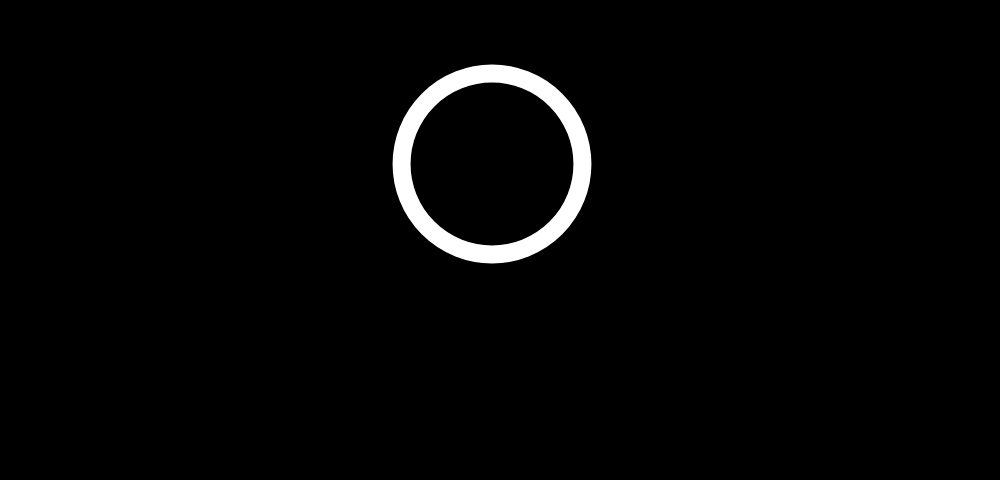
#> input picture imagens/circulo.jpg, 1000 x 480 px; its folder holds only this picture in this run
$ python main.py
#> lines starting #> are read from the running program, lines starting #| are printed output that depends on the picture
### box.py
import matplotlib.pyplot as plt
from PIL import Image

# Converte a imagem PIL para matriz de escala de cinza
def pil_to_grayscale_matrix(img):
    img = img.convert("L")
    width, height = img.size
    pixels = list(img.getdata())
    grayscale = [pixels[i * width:(i + 1) * width] for i in range(height)]
    return grayscale, width, height

# Aplica o filtro da media
def apply_box_filter(image, width, height, kernel_size):
    if kernel_size == 2:
        return apply_box_filter_2x2(image, width, height)

    offset = kernel_size // 2
    new_image = [[0] * width for _ in range(height)]

    for y in range(offset, height - offset):
        for x in range(offset, width - offset):
            total = 0
            count = 0
            for ky in range(-offset, offset + 1):
                for kx in range(-offset, offset + 1):
                    total += image[y + ky][x + kx]
                    count += 1
            new_image[y][x] = total // count
    return new_image

# Caso especial para kernel 2x2
def apply_box_filter_2x2(image, width, height):
    new_image = [[0] * width for _ in range(height)]
    for y in range(0, height - 1, 2):
        for x in range(0, width - 1, 2):
            total = image[y][x] + image[y][x + 1] + image[y + 1][x] + image[y + 1][x + 1]
            avg = total // 4
            new_image[y][x] = avg
            new_image[y][x + 1] = avg
            new_image[y + 1][x] = avg
            new_image[y + 1][x + 1] = avg
    return new_image

# Converte a matriz de volta para PIL
def matrix_to_pil(image_matrix):
    img = Image.new("L", (len(image_matrix[0]), len(image_matrix)))
    flat_pixels = [pixel for row in image_matrix for pixel in row]
    img.putdata(flat_pixels)
    return img

# Função para plotar a imagem original e filtradas
def plot_images(original_pil, filtered_pils):
    fig, axs = plt.subplots(1, len(filtered_pils) + 1, figsize=(15, 5))

    axs[0].imshow(original_pil.convert('L'), cmap='gray')
    axs[0].set_title("Original")
    axs[0].axis('off')

    sizes = [2, 3, 5, 7]
    for i, (filtered_img, size) in enumerate(zip(filtered_pils, sizes)):
        axs[i + 1].imshow(filtered_img, cmap='gray')
        axs[i + 1].set_title(f"Filtro {size}x{size}")
        axs[i + 1].axis('off')

    plt.show()

# Função principal
def box_filter(pil_image):
    grayscale, width, height = pil_to_grayscale_matrix(pil_image)

    resultados = []
    for size in [2, 3, 5, 7]:
        filtrada = apply_box_filter(grayscale, width, height, size)
        resultados.append(matrix_to_pil(filtrada))

    plot_images(pil_image, resultados)

    return resultados

### main.py
import os
from PIL import Image
import box
import cadeia_freeman
import canny
import contar_objetos
import intensidade
import marr_hildreth
import otsu
import watershed

nomes = [
    "Filtro Box ",
    "Cadeia de Freeman",
    "Canny",
    "Contar Objetos",
    "Modificar Intensidade",
    "Marr-Hildreth",
    "Otsu",
    "Watershed"
]

def listar_imagens(diretorio):
    imagens = [f for f in os.listdir(diretorio) if f.lower().endswith(('.png', '.jpg', '.jpeg', '.bmp'))]
    return imagens

def exibir_menu_algoritmos(nomes_algoritmos):
    print("\nEscolha o algoritmo a ser aplicado:")
    for i, nome in enumerate(nomes_algoritmos, start=1):
        print(f"{i} - {nome}")
    while True:
        try:
            escolha = int(input("Digite o número do algoritmo: "))
            if 1 <= escolha <= len(nomes_algoritmos):
                return escolha
            else:
                print("Escolha inválida. Tente novamente.")
        except ValueError:
            print("Entrada inválida. Digite um número.")

def main():
    imagens_dir = './imagens'
    resultados_dir = './resultados'
    os.makedirs(resultados_dir, exist_ok=True)

    imagens = listar_imagens(imagens_dir)

    if not imagens:
        print("Nenhuma imagem encontrada na pasta ./imagens")
        return

    print("Imagens disponíveis:")
    for idx, nome_img in enumerate(imagens, start=1):
        print(f"{idx} - {nome_img}")

    img_idx = int(input("Escolha a imagem pelo número: ")) - 1
#> the answer given: 1
    if img_idx < 0 or img_idx >= len(imagens):
        print("Escolha inválida!")
        return

    imagem_escolhida = imagens[img_idx]
    print(imagem_escolhida)
    caminho_imagem = os.path.join(imagens_dir, imagem_escolhida)
    imagem = Image.open(caminho_imagem)
#> imagem is the input picture: PIL image 1000x480 RGBA; mean R, G, B, A 5.4, 5.4, 5.4, 255

    algoritmo = exibir_menu_algoritmos(nomes)
#> the loop in exibir_menu_algoritmos, `while True:` made 1 pass; the answer given on pass 1: 1

    if algoritmo == 1:
        resultados = box.box_filter(imagem)
#> in pil_to_grayscale_matrix, `pixels = list(img.getdata())`: pixels = 480000 items
#> in pil_to_grayscale_matrix, `grayscale = [pixels[i * width:(i + 1) * width] for i in range(height)]`: grayscale = 480 items
#> in box_filter, `grayscale, width, height = pil_to_grayscale_matrix(pil_image)`: width = 1000; height = 480
#> after the loop in box_filter, `for size in [2, 3, 5, 7]:`: resultados = 4 items
#> the loop in plot_images, `for i, (filtered_img, size) in enumerate(zip(filtered_pils, sizes)):` made 4 passes
#> size on passes 1 to 4: 2, 3, 5, 7
#> in plot_images, `plt.show()`:
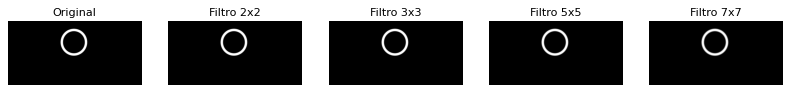
#> figure drawn by matplotlib, 5 panels
#> resultados = 4 items
        for i, img in enumerate(resultados, start=1):
            img.save(f"{resultados_dir}/box_filter_{i}.jpg")
#> this loop made 4 passes
    elif algoritmo == 2:
        cadeia_freeman.executar_freeman_chain_code(imagem)
    elif algoritmo == 3:
        resultado = canny.canny_edge_detection(imagem)
        resultado.save(f"{resultados_dir}/canny.jpg")
    elif algoritmo == 4:
        if imagem_escolhida in ('0.jpg', '1.jpg', '4.jpg', '6.jpg', '7.jpg'):
            resultado = contar_objetos.detectar_todos_objetos(imagem, 195)
        elif imagem_escolhida in ('3.png', '5.jpg'):
            resultado = contar_objetos.detectar_todos_objetos(imagem, 115)
        else:
            resultado = contar_objetos.detectar_todos_objetos(imagem, 105)
    elif algoritmo == 5:
        resultado = intensidade.segment_image(imagem)
        resultado.save(f"{resultados_dir}/intensidade_modificada.jpg")
    elif algoritmo == 6:
        resultado = marr_hildreth.marr_hildreth_edge_detection(imagem)
        resultado.save(f"{resultados_dir}/marr_hildreth.jpg")
    elif algoritmo == 7:
        resultado = otsu.otsu_segmentation(imagem)
        resultado.save(f"{resultados_dir}/otsu.jpg")
    elif algoritmo == 8:
        resultado = watershed.plotar(imagem, 100)
    else:
        print("Algoritmo inválido!")
        return

if __name__ == "__main__":
    main()
